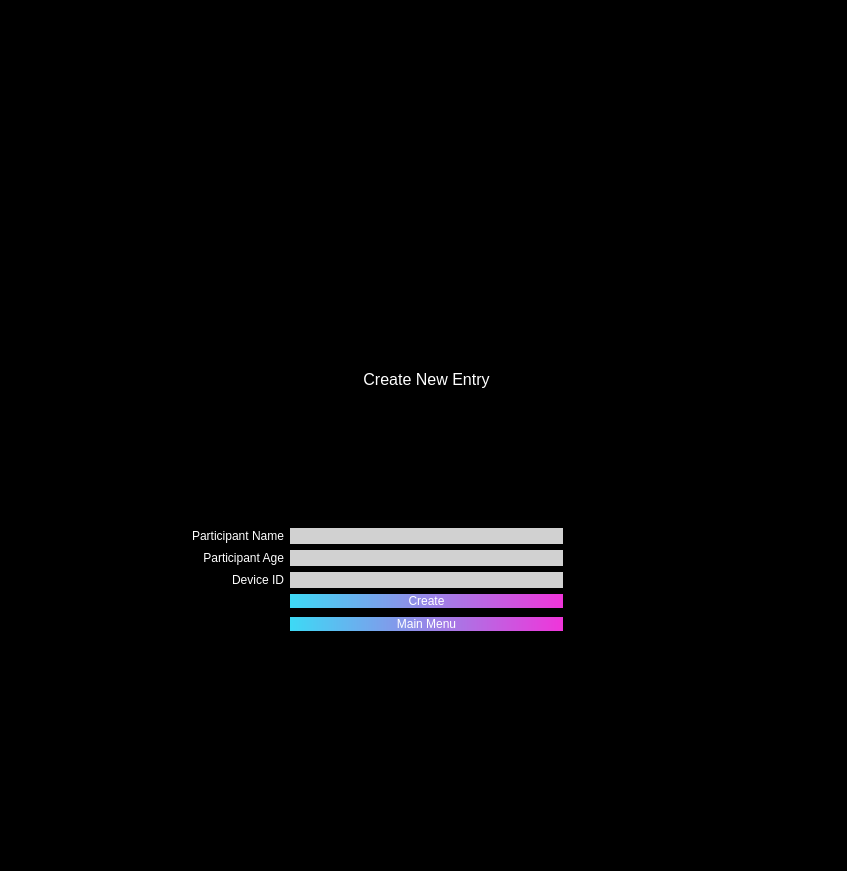
<?xml version="1.0" encoding="UTF-8"?>
<ui version="4.0">
 <class>Dialog</class>
 <widget class="QDialog" name="Dialog">
  <property name="geometry">
   <rect>
    <x>0</x>
    <y>0</y>
    <width>847</width>
    <height>871</height>
   </rect>
  </property>
  <property name="windowTitle">
   <string>Dialog</string>
  </property>
  <property name="styleSheet">
   <string notr="true">background-color: rgb(0, 0, 0);</string>
  </property>
  <layout class="QGridLayout" name="gridLayout_2">
   <item row="0" column="0">
    <layout class="QGridLayout" name="gridLayout">
     <item row="8" column="3">
      <widget class="QPushButton" name="pushButton">
       <property name="styleSheet">
        <string notr="true">background-color: qlineargradient(spread:pad, x1:0, y1:0, x2:1, y2:0, stop:0 rgba(61, 217, 245, 255), stop:1 rgba(240, 53, 218, 255));
font: 9pt &quot;Microsoft YaHei UI&quot;;
color: rgb(255, 255, 255);
border-style: solid;
border-radius: 15px;</string>
       </property>
       <property name="text">
        <string>Create</string>
       </property>
      </widget>
     </item>
     <item row="5" column="2">
      <widget class="QLabel" name="label_2">
       <property name="styleSheet">
        <string notr="true">color: rgb(255, 255, 255);</string>
       </property>
       <property name="text">
        <string>Participant Age</string>
       </property>
       <property name="alignment">
        <set>Qt::AlignRight|Qt::AlignTrailing|Qt::AlignVCenter</set>
       </property>
      </widget>
     </item>
     <item row="9" column="3">
      <widget class="QPushButton" name="pushButton_2">
       <property name="styleSheet">
        <string notr="true">background-color: qlineargradient(spread:pad, x1:0, y1:0, x2:1, y2:0, stop:0 rgba(61, 217, 245, 255), stop:1 rgba(240, 53, 218, 255));
font: 9pt &quot;Microsoft YaHei UI&quot;;
color: rgb(255, 255, 255);
border-style: solid;
border-radius: 15px;</string>
       </property>
       <property name="text">
        <string>Main Menu</string>
       </property>
      </widget>
     </item>
     <item row="9" column="4">
      <spacer name="horizontalSpacer_10">
       <property name="orientation">
        <enum>Qt::Horizontal</enum>
       </property>
       <property name="sizeHint" stdset="0">
        <size>
         <width>40</width>
         <height>20</height>
        </size>
       </property>
      </spacer>
     </item>
     <item row="2" column="3">
      <widget class="QLineEdit" name="lineEdit">
       <property name="styleSheet">
        <string notr="true">background-color: rgb(209, 209, 209);
border-radius: 11px;</string>
       </property>
       <property name="alignment">
        <set>Qt::AlignCenter</set>
       </property>
      </widget>
     </item>
     <item row="2" column="2">
      <widget class="QLabel" name="label">
       <property name="styleSheet">
        <string notr="true">color: rgb(255, 255, 255);</string>
       </property>
       <property name="text">
        <string>Participant Name</string>
       </property>
       <property name="alignment">
        <set>Qt::AlignRight|Qt::AlignTrailing|Qt::AlignVCenter</set>
       </property>
      </widget>
     </item>
     <item row="6" column="2">
      <widget class="QLabel" name="label_3">
       <property name="styleSheet">
        <string notr="true">color: rgb(255, 255, 255);</string>
       </property>
       <property name="text">
        <string>Device ID</string>
       </property>
       <property name="alignment">
        <set>Qt::AlignRight|Qt::AlignTrailing|Qt::AlignVCenter</set>
       </property>
      </widget>
     </item>
     <item row="9" column="2">
      <spacer name="horizontalSpacer_5">
       <property name="orientation">
        <enum>Qt::Horizontal</enum>
       </property>
       <property name="sizeHint" stdset="0">
        <size>
         <width>40</width>
         <height>20</height>
        </size>
       </property>
      </spacer>
     </item>
     <item row="5" column="3">
      <widget class="QLineEdit" name="lineEdit_2">
       <property name="styleSheet">
        <string notr="true">background-color: rgb(209, 209, 209);
border-radius: 11px;</string>
       </property>
       <property name="alignment">
        <set>Qt::AlignCenter</set>
       </property>
      </widget>
     </item>
     <item row="6" column="3">
      <widget class="QLineEdit" name="lineEdit_3">
       <property name="styleSheet">
        <string notr="true">background-color: rgb(209, 209, 209);
border-radius: 11px;</string>
       </property>
       <property name="alignment">
        <set>Qt::AlignCenter</set>
       </property>
      </widget>
     </item>
     <item row="1" column="3">
      <widget class="QLabel" name="label_4">
       <property name="maximumSize">
        <size>
         <width>16777215</width>
         <height>292</height>
        </size>
       </property>
       <property name="font">
        <font>
         <pointsize>12</pointsize>
        </font>
       </property>
       <property name="styleSheet">
        <string notr="true">font-size: 12pt;color: rgb(255, 255, 255);</string>
       </property>
       <property name="text">
        <string>Create New Entry</string>
       </property>
       <property name="alignment">
        <set>Qt::AlignCenter</set>
       </property>
      </widget>
     </item>
    </layout>
   </item>
  </layout>
 </widget>
 <resources/>
 <connections/>
</ui>
